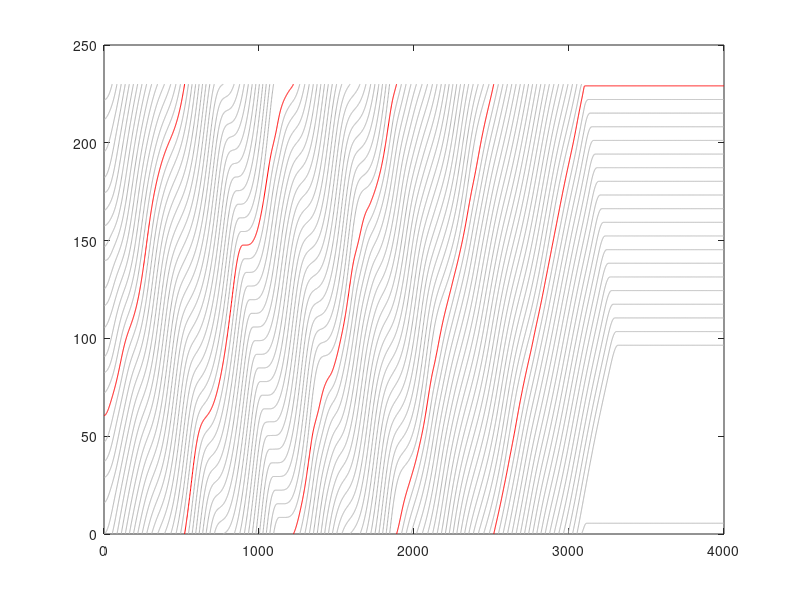
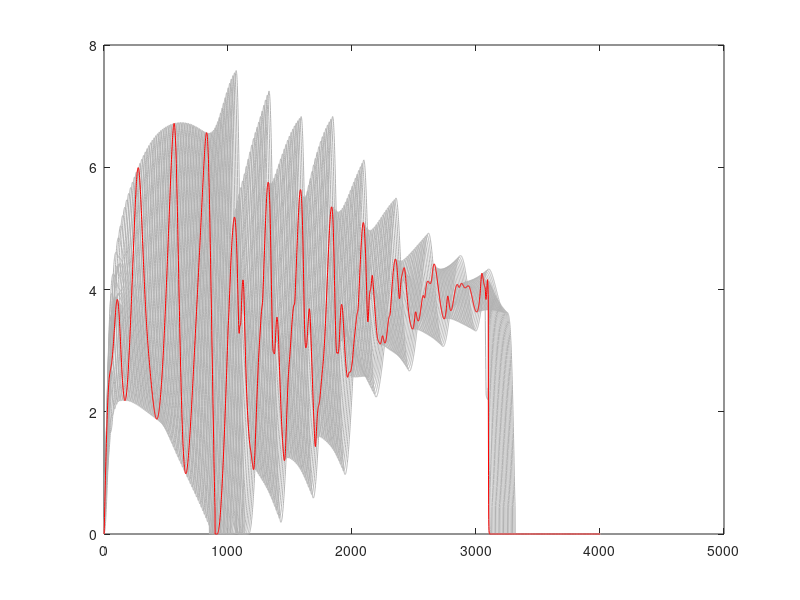

Here is the MATLAB script that generated these plots, in order:
load('TIFS_insurance_new_speed.mat')
%%
pos_total=pos_total_s(2:4001,:);
veh_total=speed_total_s(2:4001,:);
pos_total=pos_total';
veh_total=veh_total';
x_plot_1=[];
pos_plot_1=[];
v_plot_1=[];
for i=1:21
    t=1;
    start_x=0;
    start_pos=pos_total(i,1);
    start_v=veh_total(i,1);
    m=1;
    t_total=t;
    for j=1:3999
        if pos_total(i,j)>pos_total(i,j+1)
            x_plot_1{i,m}=start_x;
            x_plot_1{i,m}=[x_plot_1{i,m} t:j];
            
            end_x=(230-pos_total(i,j))/((230-pos_total(i,j))+pos_total(i,j+1))+j;
            x_plot_1{i,m}=[x_plot_1{i,m} end_x];
            
            pos_plot_1{i,m}=start_pos;
            pos_plot_1{i,m}=[pos_plot_1{i,m} pos_total(i,t:j)];
            pos_plot_1{i,m}=[pos_plot_1{i,m} 230];
            v_plot_1{i,m}=start_v;
            v_plot_1{i,m}=[v_plot_1{i,m} veh_total(i,t:j)];
            v_plot_1{i,m}=[v_plot_1{i,m} veh_total(i,j)];
            t=j+1;
            m=m+1;
            start_x=end_x;
            start_pos=0;
            start_v=veh_total(i,j);
        end
    end
            x_plot_1{i,m}=start_x;
            x_plot_1{i,m}=[x_plot_1{i,m} t:4000];
            
            pos_plot_1{i,m}=start_pos;
            pos_plot_1{i,m}=[pos_plot_1{i,m} pos_total(i,t:4000)];
            
            v_plot_1{i,m}=start_v;
            v_plot_1{i,m}=[v_plot_1{i,m} veh_total(i,t:4000)];
            
            t=j+1;
            
    
end
%%
 
[n,m]=size(x_plot_1);
figure
for i=2:n
    for j=1:m
        if ~isempty(x_plot_1{i,j})
            plot(x_plot_1{i,j},pos_plot_1{i,j},'color',[0.7 0.7 0.7])
            %mesh(x_plot{i,j},pos_plot{i,j},v_plot{i,j})
            hold on
 
        end
    end     
end
 
 
for i=1:1
    for j=1:m        
        if ~isempty(x_plot_1{i,j})
            plot(x_plot_1{i,j},pos_plot_1{i,j},'r')
            %mesh(x_plot{i,j},pos_plot{i,j},v_plot{i,j})
            hold on
 
        end
    end
end

%%
figure
for i=1:21
    plot(speed_total_s(:,i),'color',[0.7 0.7 0.7])
    hold on
end
plot(speed_total_s(:,1),'r')

